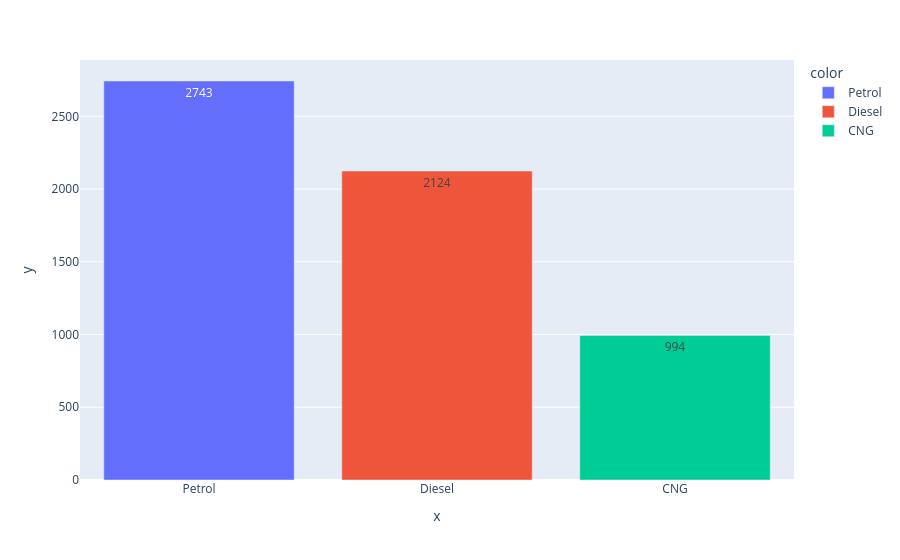
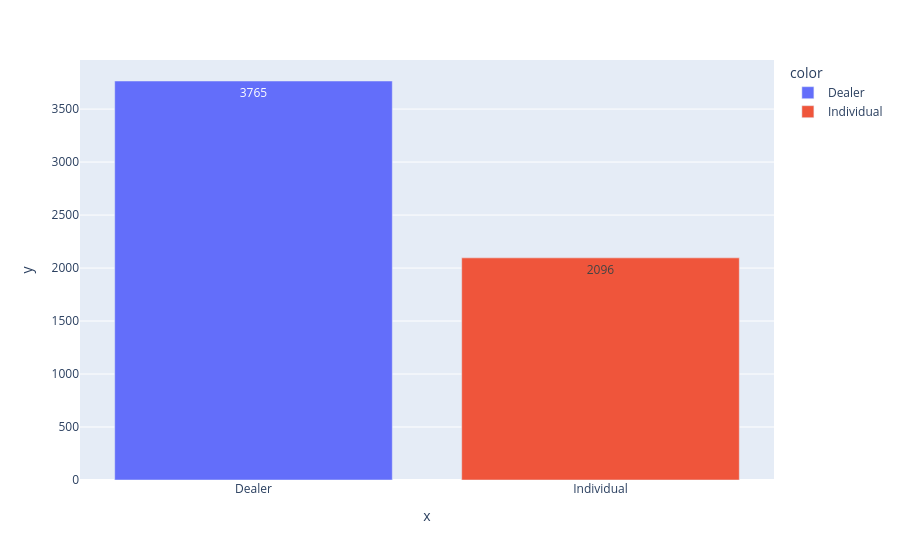
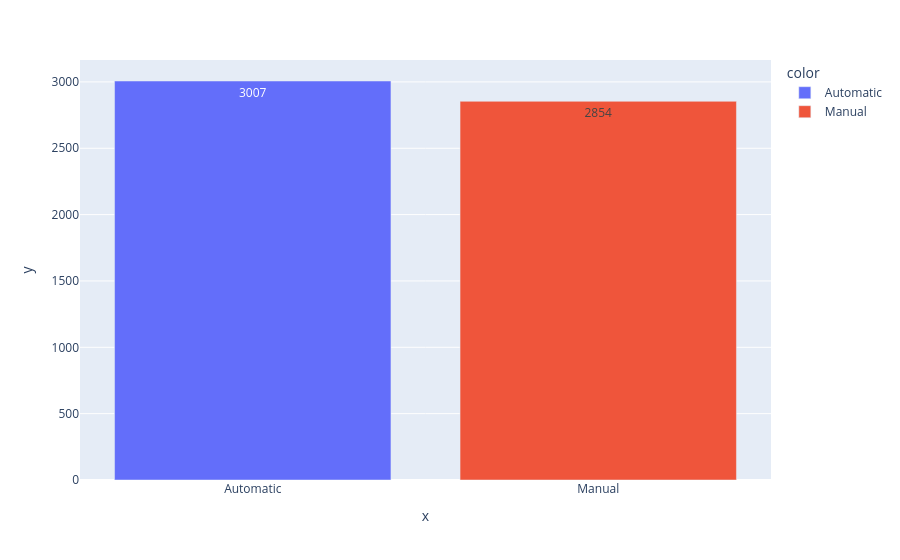

Here is the notebook cell these charts were saved with, in order:
### Code cell
# Appliquer la fonction countplot_func
for col in cat_data.columns:
  countplot_func(col)

### Figure 1 — Plotly figure (JSON) as saved in the notebook; plotly's stock layout.template omitted (floating-point values rounded to 4 significant figures)
{"data": [{"hovertemplate": "color=Petrol<br>x=%{x}<br>y=%{y}<extra></extra>", "legendgroup": "Petrol", "marker": {"color": "#636efa", "pattern": {"shape": ""}}, "name": "Petrol", "orientation": "v", "showlegend": true, "textposition": "auto", "texttemplate": "%{y}", "type": "bar", "x": ["Petrol"], "xaxis": "x", "y": [2743], "yaxis": "y"}, {"hovertemplate": "color=Diesel<br>x=%{x}<br>y=%{y}<extra></extra>", "legendgroup": "Diesel", "marker": {"color": "#EF553B", "pattern": {"shape": ""}}, "name": "Diesel", "orientation": "v", "showlegend": true, "textposition": "auto", "texttemplate": "%{y}", "type": "bar", "x": ["Diesel"], "xaxis": "x", "y": [2124], "yaxis": "y"}, {"hovertemplate": "color=CNG<br>x=%{x}<br>y=%{y}<extra></extra>", "legendgroup": "CNG", "marker": {"color": "#00cc96", "pattern": {"shape": ""}}, "name": "CNG", "orientation": "v", "showlegend": true, "textposition": "auto", "texttemplate": "%{y}", "type": "bar", "x": ["CNG"], "xaxis": "x", "y": [994], "yaxis": "y"}], "layout": {"barmode": "relative", "legend": {"title": {"text": "color"}, "tracegroupgap": 0}, "margin": {"t": 60}, "xaxis": {"anchor": "y", "domain": [0.0, 1.0], "title": {"text": "x"}}, "yaxis": {"anchor": "x", "domain": [0.0, 1.0], "title": {"text": "y"}}}}

### Figure 2 — Plotly figure (JSON) as saved in the notebook; plotly's stock layout.template omitted (floating-point values rounded to 4 significant figures)
{"data": [{"hovertemplate": "color=Dealer<br>x=%{x}<br>y=%{y}<extra></extra>", "legendgroup": "Dealer", "marker": {"color": "#636efa", "pattern": {"shape": ""}}, "name": "Dealer", "orientation": "v", "showlegend": true, "textposition": "auto", "texttemplate": "%{y}", "type": "bar", "x": ["Dealer"], "xaxis": "x", "y": [3765], "yaxis": "y"}, {"hovertemplate": "color=Individual<br>x=%{x}<br>y=%{y}<extra></extra>", "legendgroup": "Individual", "marker": {"color": "#EF553B", "pattern": {"shape": ""}}, "name": "Individual", "orientation": "v", "showlegend": true, "textposition": "auto", "texttemplate": "%{y}", "type": "bar", "x": ["Individual"], "xaxis": "x", "y": [2096], "yaxis": "y"}], "layout": {"barmode": "relative", "legend": {"title": {"text": "color"}, "tracegroupgap": 0}, "margin": {"t": 60}, "xaxis": {"anchor": "y", "domain": [0.0, 1.0], "title": {"text": "x"}}, "yaxis": {"anchor": "x", "domain": [0.0, 1.0], "title": {"text": "y"}}}}

### Figure 3 — Plotly figure (JSON) as saved in the notebook; plotly's stock layout.template omitted (floating-point values rounded to 4 significant figures)
{"data": [{"hovertemplate": "color=Automatic<br>x=%{x}<br>y=%{y}<extra></extra>", "legendgroup": "Automatic", "marker": {"color": "#636efa", "pattern": {"shape": ""}}, "name": "Automatic", "orientation": "v", "showlegend": true, "textposition": "auto", "texttemplate": "%{y}", "type": "bar", "x": ["Automatic"], "xaxis": "x", "y": [3007], "yaxis": "y"}, {"hovertemplate": "color=Manual<br>x=%{x}<br>y=%{y}<extra></extra>", "legendgroup": "Manual", "marker": {"color": "#EF553B", "pattern": {"shape": ""}}, "name": "Manual", "orientation": "v", "showlegend": true, "textposition": "auto", "texttemplate": "%{y}", "type": "bar", "x": ["Manual"], "xaxis": "x", "y": [2854], "yaxis": "y"}], "layout": {"barmode": "relative", "legend": {"title": {"text": "color"}, "tracegroupgap": 0}, "margin": {"t": 60}, "xaxis": {"anchor": "y", "domain": [0.0, 1.0], "title": {"text": "x"}}, "yaxis": {"anchor": "x", "domain": [0.0, 1.0], "title": {"text": "y"}}}}
